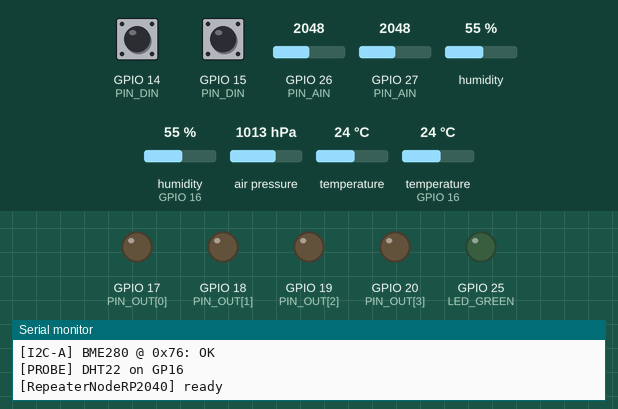
The sketch below on a simulated ESP32. On the bench: output pins drawn as LEDs (lit = HIGH), the last lines printed to the serial monitor. Inputs (shaded band) come from the test bench; at power-on: GPIO 14 (PIN_DIN) HIGH, GPIO 15 (PIN_DIN) HIGH, GPIO 26 (PIN_AIN) = 2048, GPIO 27 (PIN_AIN) = 2048, humidity 55 %, humidity (sensor on GPIO 16) 55 %, air pressure 1013 hPa, temperature 24 °C, temperature (sensor on GPIO 16) 24 °C (analog values on the 0–4095 scale).

Above: at 5.1 s.
At 10.07 s:
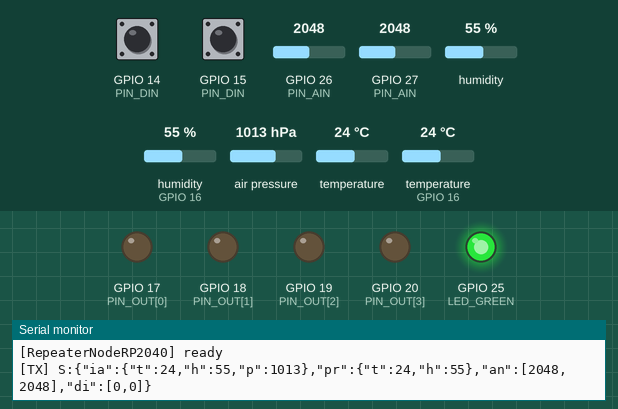
Timing chart, 0 to 13.2 s (numbered marks = the images above):
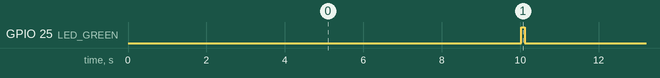

The sketch:

RepeaterNodeRP2040.ino
```cpp
/*
 * RepeaterNodeRP2040 — sensor / IO node, Udoo Key RP2040 side.
 *
 * Reads two I2C sensors, a temperature/humidity probe (DS18B20 or DHT),
 * two analog inputs, and two digital inputs, then sends a JSON packet to
 * the ESP32 over the on-board UART bridge every READ_INTERVAL_MS ms.
 * Receives output commands from the ESP32 and drives four digital/PWM pins.
 *
 * Counterpart sketch: esp32/RepeaterNodeESP32
 *
 * Board:     Raspberry Pi Pico (RP2040)  — select in Arduino IDE
 * Monitor:   115200 baud (USB Serial)
 * Bridge:    9600 baud (Serial1, GP0/GP1 → ESP32)
 *
 * UART protocol (newline-terminated lines):
 *   RP2040 → ESP32:  S:{json}\n   — sensor packet, sent every READ_INTERVAL_MS
 *   ESP32  → RP2040: C:{json}\n   — output command: {"o":<0-3>,"v":<0-255>}
 *
 * Install only the libraries you need for your sensor configuration:
 *   Adafruit BME280 Library + Adafruit Unified Sensor   — for I2C_BME280
 *   Adafruit BMP280 Library + Adafruit Unified Sensor   — for I2C_BMP280
 *   Adafruit BMP085 Library + Adafruit Unified Sensor   — for I2C_BMP180
 *   DHT sensor library (Adafruit) + Adafruit Unified Sensor  — for DHT11/DHT22
 *   OneWire + DallasTemperature                          — for DS18B20
 *   ArduinoJson v7
 */

// =====================================================================
// SENSOR TYPE CONSTANTS — do not change these values
// =====================================================================
#define I2C_NONE    0
#define I2C_BME280  1   // temperature + humidity + pressure
#define I2C_BMP280  2   // temperature + pressure
#define I2C_BMP180  3   // temperature + pressure

#define PROBE_NONE    0
#define PROBE_DS18B20 1  // 1-wire, temperature only
#define PROBE_DHT11   2  // single-wire, temperature + humidity
#define PROBE_DHT22   3  // single-wire, temperature + humidity (higher accuracy)

// =====================================================================
// CONFIGURATION — edit before flashing
// =====================================================================

// I2C sensor A  (addr 0x76 or 0x77; two different types can share the bus)
#define I2C_A_TYPE  I2C_BME280   // I2C_NONE | I2C_BME280 | I2C_BMP280 | I2C_BMP180
#define I2C_A_ADDR  0x76

// I2C sensor B  (set I2C_NONE to disable)
#define I2C_B_TYPE  I2C_NONE     // I2C_NONE | I2C_BME280 | I2C_BMP280 | I2C_BMP180
#define I2C_B_ADDR  0x77

// Probe sensor on PIN_PROBE (set PROBE_NONE to disable)
#define PROBE_TYPE  PROBE_DHT22  // PROBE_NONE | PROBE_DS18B20 | PROBE_DHT11 | PROBE_DHT22

// How often to read all sensors and send a packet (milliseconds)
#define READ_INTERVAL_MS  10000UL

// =====================================================================
// PIN MAP — adjust to match your wiring
// =====================================================================
static const int PIN_I2C_SDA = 4;
static const int PIN_I2C_SCL = 5;
static const int PIN_PROBE   = 16;           // DS18B20 data or DHT data pin
static const int PIN_AIN[2]  = {26, 27};    // ADC-capable: GP26 / GP27 / GP28 only
static const int PIN_DIN[2]  = {14, 15};    // digital inputs (active-low with pull-up)
static const int PIN_OUT[4]  = {17, 18, 19, 20}; // digital / PWM outputs
static const int LED_GREEN   = 25;           // on-board green LED

// UART bridge to ESP32
static const int UART_RX_PIN = 0;   // GP0 — connected to ESP32 GPIO19 (TX)
static const int UART_TX_PIN = 1;   // GP1 — connected to ESP32 GPIO22 (RX)
static const int UART_BAUD   = 9600;

// =====================================================================
// CONDITIONAL LIBRARY INCLUDES
// =====================================================================
#include <Wire.h>
#include <ArduinoJson.h>

#if (I2C_A_TYPE == I2C_BME280) || (I2C_B_TYPE == I2C_BME280)
  #include <Adafruit_BME280.h>
  static Adafruit_BME280 bme[2];      // [0] = device A, [1] = device B
  static bool            bmeOk[2] = {};
#endif

#if (I2C_A_TYPE == I2C_BMP280) || (I2C_B_TYPE == I2C_BMP280)
  #include <Adafruit_BMP280.h>
  static Adafruit_BMP280 bmp280[2];
  static bool            bmp280Ok[2] = {};
#endif

#if (I2C_A_TYPE == I2C_BMP180) || (I2C_B_TYPE == I2C_BMP180)
  #include <Adafruit_BMP085.h>        // covers the register-compatible BMP180
  static Adafruit_BMP085 bmp180[2];
  static bool            bmp180Ok[2] = {};
#endif

#if PROBE_TYPE == PROBE_DS18B20
  #include <OneWire.h>
  #include <DallasTemperature.h>
  static OneWire           oneWire(PIN_PROBE);
  static DallasTemperature ds(&oneWire);
#endif

#if (PROBE_TYPE == PROBE_DHT11) || (PROBE_TYPE == PROBE_DHT22)
  #include <DHT.h>
  static DHT dht(PIN_PROBE, PROBE_TYPE == PROBE_DHT11 ? DHT11 : DHT22);
#endif

// =====================================================================
// GLOBALS
// =====================================================================
static unsigned long lastReadMs = 0;
static String        rxBuf;
static bool          rxOverflow = false;

// =====================================================================
// HELPERS
// =====================================================================

// Round to 2 decimal places (keeps JSON compact)
static float r2(float v) { return roundf(v * 100.0f) / 100.0f; }

// =====================================================================
// SENSOR READING + PACKET BUILD
// =====================================================================
static void sendSensorPacket() {
    JsonDocument doc;

    // --- I2C device A ---
#if I2C_A_TYPE == I2C_BME280
    if (bmeOk[0]) {
        doc["ia"]["t"] = r2(bme[0].readTemperature());
        doc["ia"]["h"] = r2(bme[0].readHumidity());
        doc["ia"]["p"] = r2(bme[0].readPressure() / 100.0f);
    }
#elif I2C_A_TYPE == I2C_BMP280
    if (bmp280Ok[0]) {
        doc["ia"]["t"] = r2(bmp280[0].readTemperature());
        doc["ia"]["p"] = r2(bmp280[0].readPressure() / 100.0f);
    }
#elif I2C_A_TYPE == I2C_BMP180
    if (bmp180Ok[0]) {
        doc["ia"]["t"] = r2(bmp180[0].readTemperature());
        doc["ia"]["p"] = r2((float)bmp180[0].readPressure() / 100.0f);
    }
#endif

    // --- I2C device B ---
#if I2C_B_TYPE == I2C_BME280
    if (bmeOk[1]) {
        doc["ib"]["t"] = r2(bme[1].readTemperature());
        doc["ib"]["h"] = r2(bme[1].readHumidity());
        doc["ib"]["p"] = r2(bme[1].readPressure() / 100.0f);
    }
#elif I2C_B_TYPE == I2C_BMP280
    if (bmp280Ok[1]) {
        doc["ib"]["t"] = r2(bmp280[1].readTemperature());
        doc["ib"]["p"] = r2(bmp280[1].readPressure() / 100.0f);
    }
#elif I2C_B_TYPE == I2C_BMP180
    if (bmp180Ok[1]) {
        doc["ib"]["t"] = r2(bmp180[1].readTemperature());
        doc["ib"]["p"] = r2((float)bmp180[1].readPressure() / 100.0f);
    }
#endif

    // --- Probe ---
#if PROBE_TYPE == PROBE_DS18B20
    ds.requestTemperatures();
    float dsT = ds.getTempCByIndex(0);
    if (dsT != DEVICE_DISCONNECTED_C) doc["pr"]["t"] = r2(dsT);
#elif (PROBE_TYPE == PROBE_DHT11) || (PROBE_TYPE == PROBE_DHT22)
    float dhtT = dht.readTemperature();
    float dhtH = dht.readHumidity();
    if (!isnan(dhtT)) doc["pr"]["t"] = r2(dhtT);
    if (!isnan(dhtH)) doc["pr"]["h"] = r2(dhtH);
#endif

    // --- Analog inputs (12-bit: 0–4095) ---
    JsonArray an = doc["an"].to<JsonArray>();
    for (int pin : PIN_AIN) an.add(analogRead(pin));

    // --- Digital inputs (1 = pressed; active-low with pull-up) ---
    JsonArray di = doc["di"].to<JsonArray>();
    for (int pin : PIN_DIN) di.add(digitalRead(pin) == LOW ? 1 : 0);

    // --- Transmit ---
    Serial1.print("S:");
    serializeJson(doc, Serial1);
    Serial1.print('\n');

    Serial.print("[TX] S:");
    serializeJson(doc, Serial);
    Serial.println();

    // Blink to signal transmission
    digitalWrite(LED_GREEN, HIGH); delay(80); digitalWrite(LED_GREEN, LOW);
}

// =====================================================================
// OUTPUT COMMAND RECEIVE
// =====================================================================
static void applyCommand(const String& json) {
    JsonDocument doc;
    if (deserializeJson(doc, json)) return;
    int o = doc["o"] | -1;
    int v = constrain((int)(doc["v"] | 0), 0, 255);
    if (o < 0 || o > 3) return;
    analogWrite(PIN_OUT[o], v);
    Serial.printf("[CMD] output%d = %d\n", o + 1, v);
}

static void receiveCommands() {
    while (Serial1.available()) {
        char c = (char)Serial1.read();
        if (c == '\n' || c == '\r') {
            if (c == '\n' && !rxOverflow && rxBuf.length() > 2 && rxBuf.startsWith("C:"))
                applyCommand(rxBuf.substring(2));
            rxBuf      = "";
            rxOverflow = false;
        } else {
            rxBuf += c;
            if (rxBuf.length() > 128) { rxBuf = ""; rxOverflow = true; }
        }
    }
}

// =====================================================================
// SETUP
// =====================================================================
void setup() {
    Serial.begin(115200);
    delay(200);
    Serial.println("\n[RepeaterNodeRP2040] starting");

    pinMode(LED_GREEN, OUTPUT);
    digitalWrite(LED_GREEN, LOW);

    // UART bridge to ESP32
    Serial1.setRX(UART_RX_PIN);
    Serial1.setTX(UART_TX_PIN);
    Serial1.begin(UART_BAUD);

    // 12-bit ADC for better analog precision (0–4095)
    analogReadResolution(12);

    // I2C bus
    Wire.setSDA(PIN_I2C_SDA);
    Wire.setSCL(PIN_I2C_SCL);
    Wire.begin();

    // --- Init I2C sensor A ---
#if I2C_A_TYPE == I2C_BME280
    bmeOk[0] = bme[0].begin(I2C_A_ADDR, &Wire);
    Serial.printf("[I2C-A] BME280 @ 0x%02X: %s\n", I2C_A_ADDR, bmeOk[0] ? "OK" : "FAIL");
#elif I2C_A_TYPE == I2C_BMP280
    bmp280Ok[0] = bmp280[0].begin(I2C_A_ADDR, &Wire);
    Serial.printf("[I2C-A] BMP280 @ 0x%02X: %s\n", I2C_A_ADDR, bmp280Ok[0] ? "OK" : "FAIL");
#elif I2C_A_TYPE == I2C_BMP180
    bmp180Ok[0] = bmp180[0].begin();
    Serial.printf("[I2C-A] BMP180: %s\n", bmp180Ok[0] ? "OK" : "FAIL");
#endif

    // --- Init I2C sensor B ---
#if I2C_B_TYPE == I2C_BME280
    bmeOk[1] = bme[1].begin(I2C_B_ADDR, &Wire);
    Serial.printf("[I2C-B] BME280 @ 0x%02X: %s\n", I2C_B_ADDR, bmeOk[1] ? "OK" : "FAIL");
#elif I2C_B_TYPE == I2C_BMP280
    bmp280Ok[1] = bmp280[1].begin(I2C_B_ADDR, &Wire);
    Serial.printf("[I2C-B] BMP280 @ 0x%02X: %s\n", I2C_B_ADDR, bmp280Ok[1] ? "OK" : "FAIL");
#elif I2C_B_TYPE == I2C_BMP180
    bmp180Ok[1] = bmp180[1].begin();
    Serial.printf("[I2C-B] BMP180: %s\n", bmp180Ok[1] ? "OK" : "FAIL");
#endif

    // --- Init probe ---
#if PROBE_TYPE == PROBE_DS18B20
    ds.begin();
    Serial.printf("[PROBE] DS18B20 on GP%d\n", PIN_PROBE);
#elif (PROBE_TYPE == PROBE_DHT11) || (PROBE_TYPE == PROBE_DHT22)
    dht.begin();
    Serial.printf("[PROBE] DHT%d on GP%d\n", PROBE_TYPE == PROBE_DHT11 ? 11 : 22, PIN_PROBE);
#endif

    // Digital inputs — active-low with internal pull-up
    for (int pin : PIN_DIN) pinMode(pin, INPUT_PULLUP);

    // Analog inputs
    for (int pin : PIN_AIN) pinMode(pin, INPUT);

    // Outputs — start all off
    for (int pin : PIN_OUT) { pinMode(pin, OUTPUT); analogWrite(pin, 0); }

    Serial.println("[RepeaterNodeRP2040] ready");
}

// =====================================================================
// LOOP
// =====================================================================
void loop() {
    receiveCommands();

    if (millis() - lastReadMs >= READ_INTERVAL_MS) {
        lastReadMs = millis();
        sendSensorPacket();
    }
}
```

Measured:
- by itself, GPIO 25 (LED_GREEN): alternates HIGH for 0.08 s and LOW for 9.9 s
